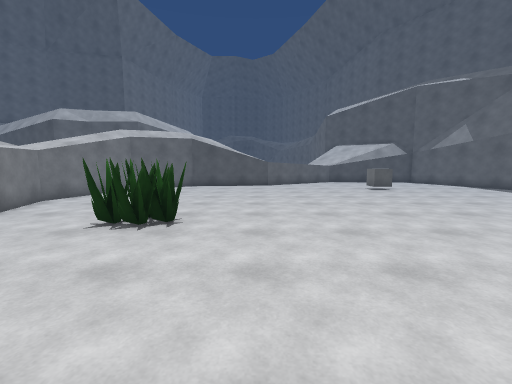
[1] (above)

12 first-person views from a walk through a scene from a Unity 3-D project. The camera is 1.4 m above the floor, tilts 6° down and sees 90° across. The floor is counted in squares, 1 m on a side. Each view is taken from the middle of a square. On the plan, view 1 faces up. The plan holds only what a view shows up to about 13 squares ahead; the rest is blank. The place goes on beyond the plan. The player is left out. Some animated figures are left out. Some surface patterns are stand-ins.

[2]
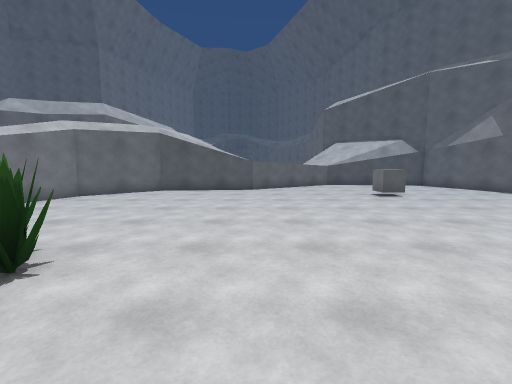

[3]
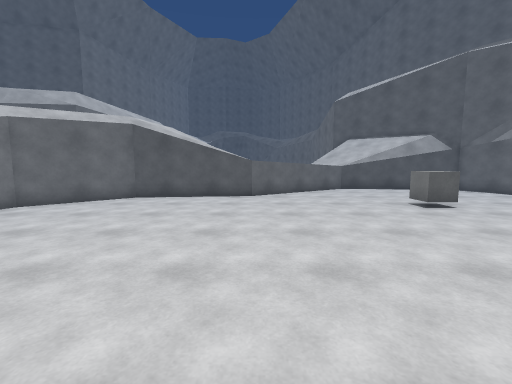

[4]
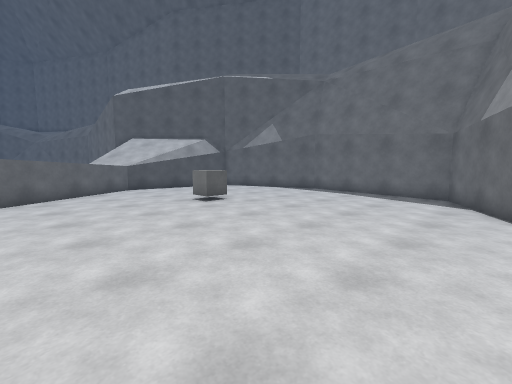

[5]
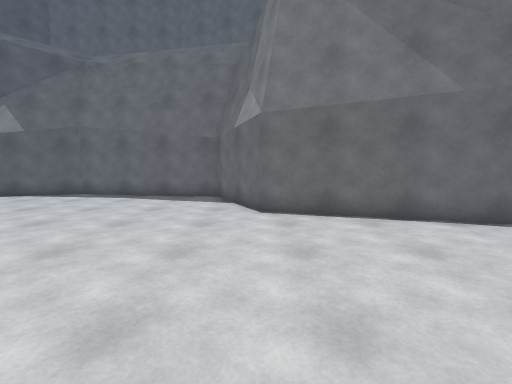

[6]
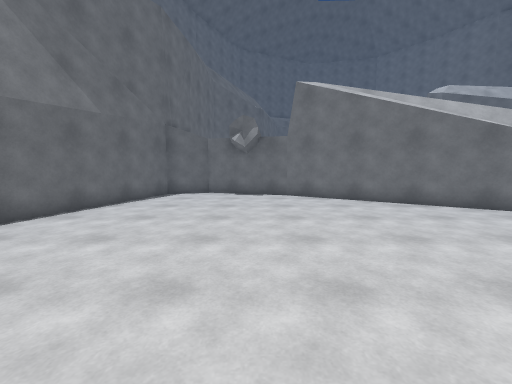

[7]
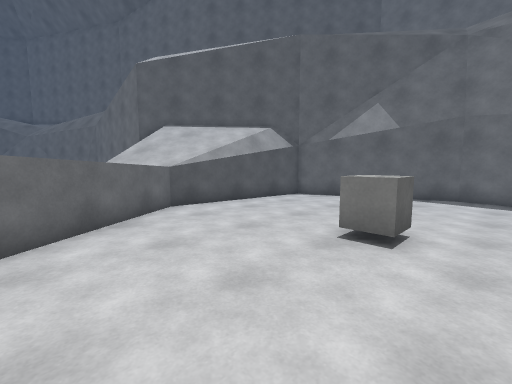

[8]
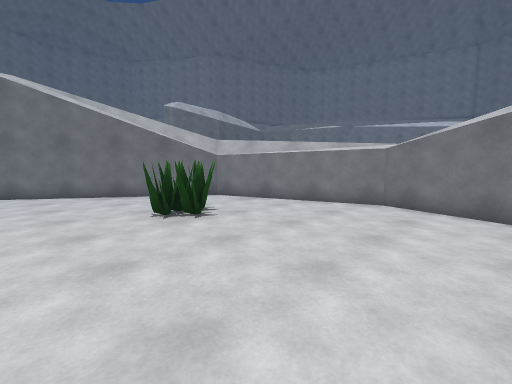

[9]
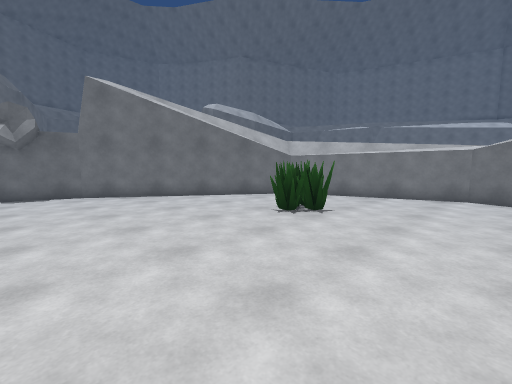

[10]
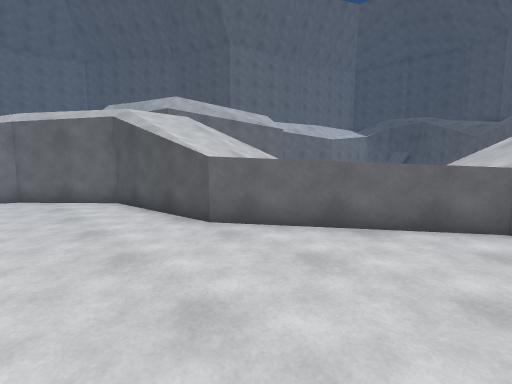

[11]
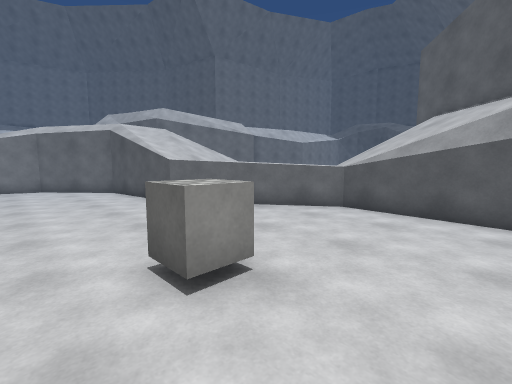

[12]
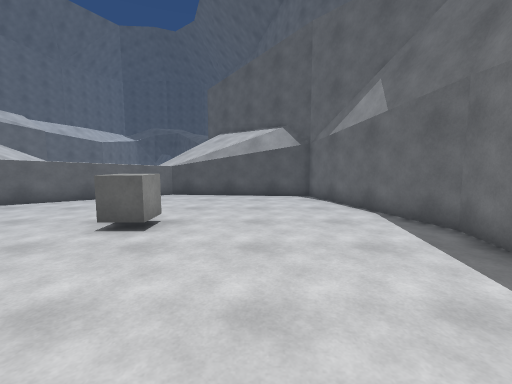

### Floor plan
Points are (right, up) in squares from view 1. A wall is a line through its corners. A room is listed if a view was taken in it or the views show most of it. See-through windows are left out.
Room 1 (views 1, 2, 3, 4, 5, 6, 7, 8, 9, 10, 11, 12)
walls: (-2.1, 6.4) (-2.5, 6.4); (-2.2, 6.1) (-2.6, 5.9) (-3.2, 5.6); (-2.8, 6.8) (-1.7, 6) (-2, 6.2); (-2.5, 6.3) (-2, 6.3); (-2.3, 5.7) (-2.6, 5.9); (-3.1, 6.9) (-2.6, 6.9); (-3.3, 5.9) (-3.8, 5.7); (1.5, -1.8) (5.4, -3) (7.3, -2.3) (9.6, 5.8) (13.3, 7.7) (14.4, 14.4) (12.4, 20.5) (6, 21.1) (0.8, 17.6) (-4.2, 17) (-7, 14.4) (-8.4, 9.9) (-6.2, 3.2) (1.6, -1.8); (8.3, 20.8) (6.2, 21.3)
low walls: (-2.2, 6.7) (-2.1, 6.4); (-1.8, 5.9) (-2.2, 6.1)
objects: cube (7, 15)

Positions as (right, up) in squares from view 1, and headings:
1: (0, 0), facing up
2: (1, 3), facing up
3: (1, 6), facing up
4: (1, 6), facing up-right
5: (2, 6), facing right
6: (3, 10), facing down
7: (2, 13), facing up-right
8: (1, 13), facing down-left
9: (4, 11), facing down-left
10: (6, 14), facing up-left
11: (10, 13), facing up-left
12: (10, 9), facing up
